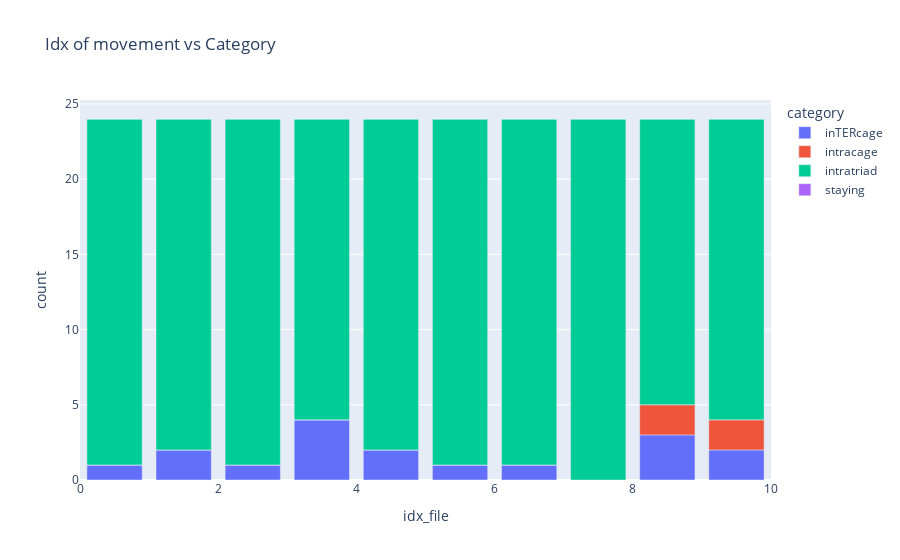

Notebook cell for this chart:
### Code cell
if proceed_NEB == "True":
    df_amount_movement = move_by_tuple_cage.get_and_plot_df_movement_category_counted(df_movement)
    print(df_amount_movement.sum())

### Figure 1 — Plotly figure (JSON) as saved in the notebook; plotly's stock layout.template omitted (floating-point values rounded to 4 significant figures)
{"data": [{"alignmentgroup": "True", "hovertemplate": "category=inTERcage<br>idx_file=%{x}<br>count=%{y}<extra></extra>", "legendgroup": "inTERcage", "marker": {"color": "#636efa", "pattern": {"shape": ""}}, "name": "inTERcage", "offsetgroup": "inTERcage", "orientation": "v", "showlegend": true, "textposition": "auto", "type": "bar", "x": [0.5, 1.5, 2.5, 3.5, 4.5, 5.5, 6.5, 7.5, 8.5, 9.5], "xaxis": "x", "y": [1, 2, 1, 4, 2, 1, 1, 0, 3, 2], "yaxis": "y"}, {"alignmentgroup": "True", "hovertemplate": "category=intracage<br>idx_file=%{x}<br>count=%{y}<extra></extra>", "legendgroup": "intracage", "marker": {"color": "#EF553B", "pattern": {"shape": ""}}, "name": "intracage", "offsetgroup": "intracage", "orientation": "v", "showlegend": true, "textposition": "auto", "type": "bar", "x": [0.5, 1.5, 2.5, 3.5, 4.5, 5.5, 6.5, 7.5, 8.5, 9.5], "xaxis": "x", "y": [0, 0, 0, 0, 0, 0, 0, 0, 2, 2], "yaxis": "y"}, {"alignmentgroup": "True", "hovertemplate": "category=intratriad<br>idx_file=%{x}<br>count=%{y}<extra></extra>", "legendgroup": "intratriad", "marker": {"color": "#00cc96", "pattern": {"shape": ""}}, "name": "intratriad", "offsetgroup": "intratriad", "orientation": "v", "showlegend": true, "textposition": "auto", "type": "bar", "x": [0.5, 1.5, 2.5, 3.5, 4.5, 5.5, 6.5, 7.5, 8.5, 9.5], "xaxis": "x", "y": [23, 22, 23, 20, 22, 23, 23, 24, 19, 20], "yaxis": "y"}, {"alignmentgroup": "True", "hovertemplate": "category=staying<br>idx_file=%{x}<br>count=%{y}<extra></extra>", "legendgroup": "staying", "marker": {"color": "#ab63fa", "pattern": {"shape": ""}}, "name": "staying", "offsetgroup": "staying", "orientation": "v", "showlegend": true, "textposition": "auto", "type": "bar", "x": [0.5, 1.5, 2.5, 3.5, 4.5, 5.5, 6.5, 7.5, 8.5, 9.5], "xaxis": "x", "y": [0, 0, 0, 0, 0, 0, 0, 0, 0, 0], "yaxis": "y"}], "layout": {"barmode": "relative", "legend": {"title": {"text": "category"}, "tracegroupgap": 0}, "title": {"text": "Idx of movement vs Category"}, "xaxis": {"anchor": "y", "domain": [0, 1], "title": {"text": "idx_file"}}, "yaxis": {"anchor": "x", "domain": [0, 1], "title": {"text": "count"}}}}
